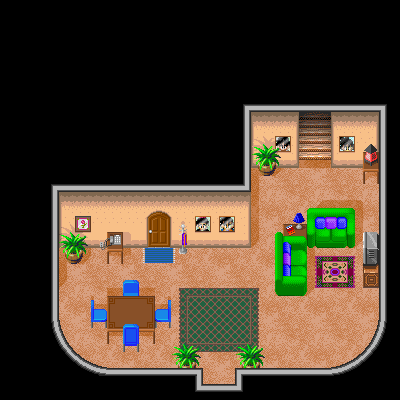

This game map was drawn from its Tiled (.tmx) file and the tilesets committed beside it. A one-line description and the full map source follow:
An orthogonal 25x25 tile map with 16x16 px tiles, 1 tile layer (principal_room) and 19 objects (19x collision).

<map version="1.10" tiledversion="1.10.1" orientation="orthogonal" renderorder="right-down" width="25" height="25" tilewidth="16" tileheight="16" infinite="0" nextlayerid="3" nextobjectid="25">
 <tileset firstgid="1" source="Goku_home.tsx" />
 <layer id="1" name="principal_room" width="25" height="25">
  <data encoding="csv">
0,0,0,0,0,0,0,0,0,0,0,0,0,0,0,0,0,0,0,0,0,0,0,0,0,
0,0,0,0,0,0,0,0,0,0,0,0,0,0,0,0,0,0,0,0,0,0,0,0,0,
0,0,0,0,0,0,0,0,0,0,0,0,0,0,0,0,0,0,0,0,0,0,0,0,0,
0,0,0,0,0,0,0,0,0,0,0,0,0,0,0,0,0,0,0,0,0,0,0,0,0,
0,0,0,0,0,0,0,0,0,0,0,0,0,0,0,0,0,0,0,0,0,0,0,0,0,
0,0,0,0,0,0,0,0,0,0,0,0,0,0,0,0,0,0,0,0,0,0,0,0,0,
0,0,0,0,0,0,0,0,0,0,0,0,0,0,9421,9900,9901,9902,9903,9904,9905,9906,9907,9908,9909,
0,0,0,0,0,0,0,0,0,0,0,0,0,0,9421,10141,10142,10143,10144,10145,10146,10147,10148,10149,10150,
0,0,0,0,0,0,0,0,0,0,0,0,0,0,9421,10382,10383,10384,10385,10386,10387,10388,10389,10390,10391,
0,0,0,0,0,0,0,0,0,0,0,0,0,0,9421,10623,10624,10625,10626,10627,10628,10629,10630,10631,10632,
0,0,0,0,0,0,0,0,0,0,0,0,0,0,10863,10864,10865,10866,10867,10868,10869,10870,10871,10872,10873,
11090,11091,11092,11093,11094,11095,11096,11097,11098,11099,11100,11101,11102,11103,11104,11105,11106,11107,11108,11109,11110,11111,11112,11113,11114,
11331,11332,11333,11334,11335,11336,11337,11338,11339,11340,11341,11342,11343,11344,11345,11346,11347,11348,11349,11350,11351,11352,11353,11354,11355,
11572,11573,11574,11575,11576,11577,11578,11579,11580,11581,11582,11583,11584,11585,11586,11587,11588,11589,11590,11591,11592,11593,11594,11595,11596,
11813,11814,11815,11816,11817,11818,11819,11820,11821,11822,11823,11824,11825,11826,11827,11828,11829,11830,11831,11832,11833,11834,11835,11836,11837,
12054,12055,12056,12057,12058,12059,12060,12061,12062,12063,12064,12065,12066,12067,12068,12069,12070,12071,12072,12073,12074,12075,12076,12077,12078,
12295,12296,12297,12298,12299,12300,12301,12302,12303,12304,12305,12306,12307,12308,12309,12310,12311,12312,12313,12314,12315,12316,12317,12318,12319,
12536,12537,12538,12539,12540,12541,12542,12543,12544,12545,12546,12547,12548,12549,12550,12551,12552,12553,12554,12555,12556,12557,12558,12559,12560,
12777,12778,12779,12780,12781,12782,12783,12784,12785,12786,12787,12788,12789,12790,12791,12792,12793,12794,12795,12796,12797,12798,12799,12800,12801,
13018,13019,13020,13021,13022,13023,13024,13025,13026,13027,13028,13029,13030,13031,13032,13033,13034,13035,13036,13037,13038,13039,13040,13041,13042,
13259,13260,13261,13262,13263,13264,13265,13266,13267,13268,13269,13270,13271,13272,13273,13274,13275,13276,13277,13278,13279,13280,13281,13282,13283,
13500,13501,13502,13503,13504,13505,13506,13507,13508,13509,13510,13511,13512,13513,13514,13515,13516,13517,13518,13519,13520,13521,13522,13523,13524,
13741,13742,13743,13744,13745,13746,13747,13748,13749,13750,13751,13752,13753,13754,13755,13756,13757,13758,13759,13760,13761,13762,13763,13764,13765,
13982,13983,13984,13985,13986,13987,13988,13989,13990,13991,13992,13993,13994,13995,13996,13997,13998,13999,14000,14001,14002,14003,14004,14005,14006,
14223,14224,14225,14226,14227,14228,14229,14230,14231,14232,14233,14234,14235,14236,14237,14238,14239,14240,14241,14242,14243,14244,14245,14246,14247
</data>
 </layer>
 <objectgroup id="2" name="Object">
  <object id="1" name="exit_house" type="collision" x="203" y="373.5" width="31" height="9.5" />
  <object id="2" name="spawn_house" type="collision" x="217.932" y="350.371">
   <point />
  </object>
  <object id="4" type="collision" x="123.667" y="325.333" width="15.3333" height="25.6667" />
  <object id="5" type="collision" x="91.3333" y="300.333" width="3" height="26.6667" />
  <object id="6" type="collision" x="95" y="309.333" width="11" height="11.6667" />
  <object id="7" type="collision" x="124.333" y="281" width="14" height="15.6667" />
  <object id="8" type="collision" x="156.333" y="309.333" width="12.3333" height="12" />
  <object id="9" type="collision" x="168" y="300.333" width="3" height="27.3333" />
  <object id="10" type="collision" x="107.333" y="296.333" width="47.6667" height="34.6667" />
  <object id="13" type="collision" x="175.667" y="346.333" width="20.6667" height="20.6667" />
  <object id="14" type="collision" x="241.667" y="348.333" width="18.3333" height="18.6667" />
  <object id="15" type="collision" x="60.3333" y="241.667" width="23" height="21.3333" />
  <object id="16" type="collision" x="106.667" y="231.667" width="16.3333" height="28" />
  <object id="18" type="collision" x="273.667" y="232.667" width="32.6667" height="63.6667" />
  <object id="19" type="collision" x="362.667" y="231.333" width="17.3333" height="56.3333" />
  <object id="20" type="collision" x="306.333" y="208.667" width="48" height="39.3333" />
  <object id="21" type="collision" x="284" y="223.333" width="20" height="8" />
  <object id="22" type="collision" x="362.667" y="151.333" width="15.6667" height="28.3333" />
  <object id="23" type="collision" x="254" y="145.333" width="23.6667" height="26" />
 </objectgroup>
</map>